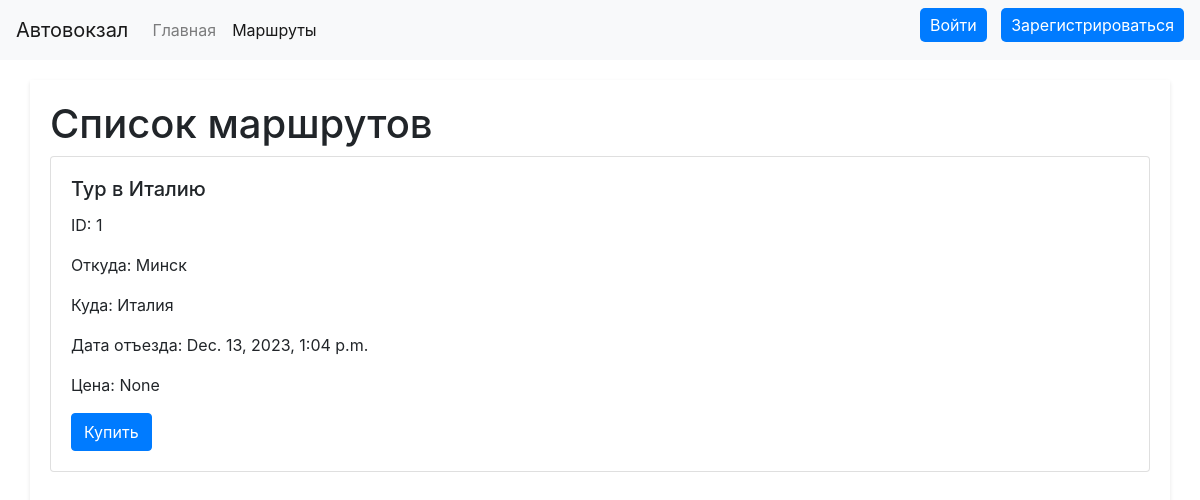
The app's page /routes/, older data.
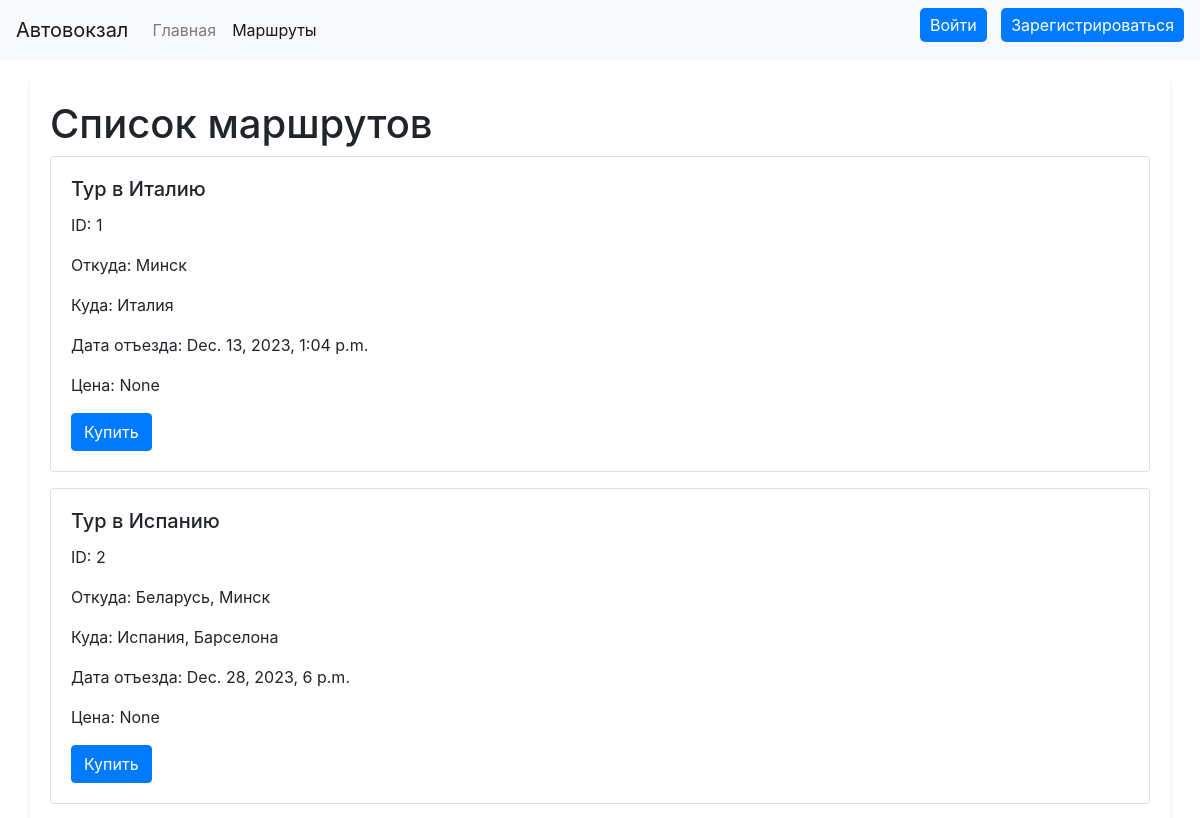
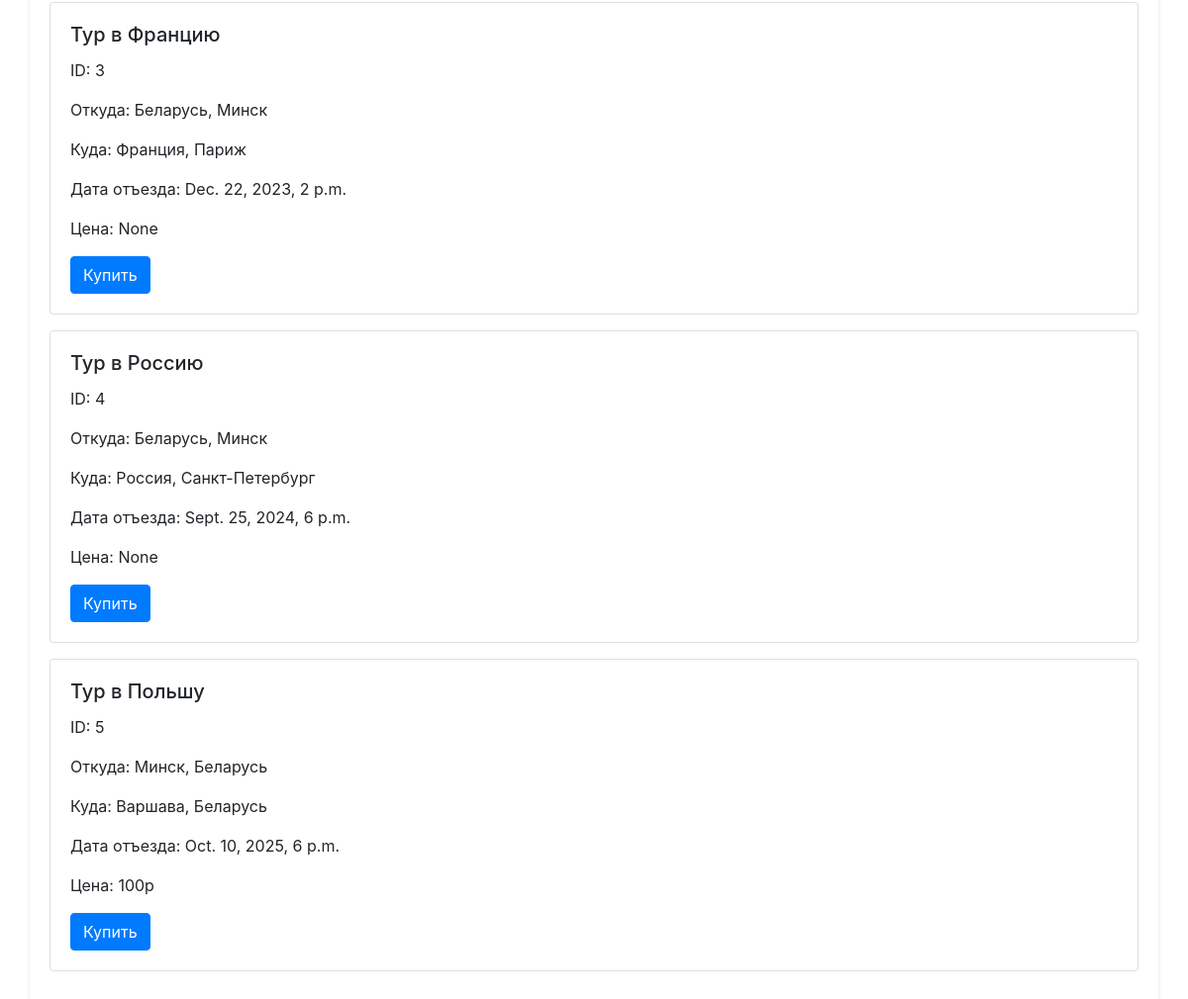
The same page, newer data (2 pictures, top to bottom).
### main/models.py (models this page shows)
class Route(models.Model):
    name = models.CharField(max_length=100)
    start_point = models.CharField(max_length=100)
    end_point = models.CharField(max_length=100)
    schedule = models.DateTimeField(null=True, default=None)
    price = models.CharField(max_length=6, null=True, default=None)

### main/views.py (the view, shortened to what this page needs)
# urls.py: path('routes/', routes_view, name='routes'),
def routes_view(request):
    routes = Route.objects.all()
    return render(request, 'main/routes.html', {'routes': routes})

### main/templates/main/routes.html (shortened to what this page needs)
<!DOCTYPE html>
<html>
<head>
  <link rel="stylesheet" href="https://stackpath.bootstrapcdn.com/bootstrap/4.5.0/css/bootstrap.min.css">
</head>
<body>
  <nav class="navbar navbar-expand-lg navbar-light bg-light">
    <a class="navbar-brand">Автовокзал</a>
    <div class="collapse navbar-collapse" id="navbarNav">
      <ul class="navbar-nav">
        <li class="nav-item">
          <a class="nav-link" href="{% url 'index' %}">Главная</a>
        </li>
        <li class="nav-item active">
          <a class="nav-link" href="{% url 'routes' %}">Маршруты</a>
      </ul>
    </div>
{% if not user.is_authenticated %}
     <div class="auth-buttons">
            <button onclick="location.href='{% url 'login' %}'">Войти</button>
            <button onclick="location.href='{% url 'register' %}'">Зарегистрироваться</button>
        </div>
     {% endif %}
  </nav>
  <div class="container">
    <h1>Список маршрутов</h1>
    {% for route in routes %}
    <div class="card mb-3">
      <div class="card-body">
        <h5 class="card-title" id="name">{{ route.name }}</h5>
          <p class="card-text" id="route_id">ID: {{ route.id }}</p>
        <p class="card-text" id="start_point">Откуда: {{ route.start_point }}</p>
        <p class="card-text" id="end_point">Куда: {{ route.end_point }}</p>
        <p class="card-text" id="schedule">Дата отъезда: {{ route.schedule }}</p>
        <p class="card-text" id="price">Цена: {{ route.price }}</p>
      {% if not user.is_authenticated %}
         <button onclick="location.href='{% url 'login' %}'" class="btn btn-primary">Купить</button>
      {% endif %}
      </div>
    </div>
    {% endfor %}
  </div>
</body>
</html>

Row changes from the older to the newer data that the page shows:
added Route: name "Тур в Испанию", id "2", start_point "Беларусь, Минск", end_point "Испания, Барселона", schedule "Dec. 28, 2023, 6 p.m.", price "None"
added Route: name "Тур в Францию", id "3", start_point "Беларусь, Минск", end_point "Франция, Париж", schedule "Dec. 22, 2023, 2 p.m.", price "None"
added Route: name "Тур в Россию", id "4", start_point "Беларусь, Минск", end_point "Россия, Санкт-Петербург", schedule "Sept. 25, 2024, 6 p.m.", price "None"
added Route: name "Тур в Польшу", id "5", start_point "Минск, Беларусь", end_point "Варшава, Беларусь", schedule "Oct. 10, 2025, 6 p.m.", price "100р"
